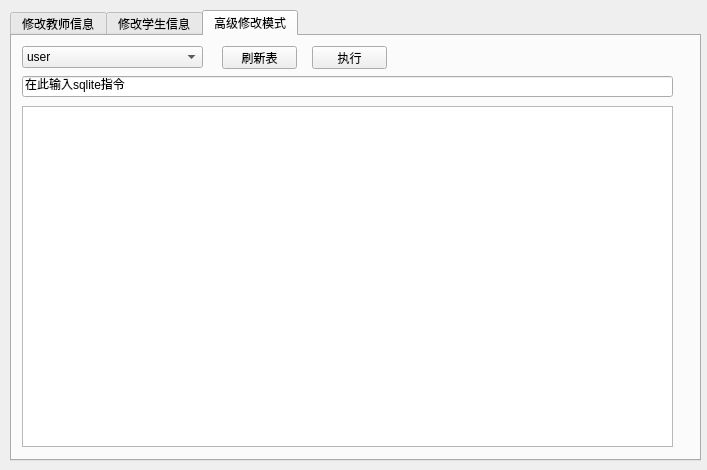
<?xml version="1.0" encoding="UTF-8"?>
<ui version="4.0">
 <class>AdminForm</class>
 <widget class="QDialog" name="AdminForm">
  <property name="geometry">
   <rect>
    <x>0</x>
    <y>0</y>
    <width>707</width>
    <height>470</height>
   </rect>
  </property>
  <property name="windowTitle">
   <string>管理员界面</string>
  </property>
  <widget class="QTabWidget" name="tabWidget">
   <property name="geometry">
    <rect>
     <x>10</x>
     <y>10</y>
     <width>691</width>
     <height>451</height>
    </rect>
   </property>
   <property name="currentIndex">
    <number>2</number>
   </property>
   <widget class="QWidget" name="tab">
    <attribute name="title">
     <string>修改教师信息</string>
    </attribute>
    <widget class="QTableView" name="infoTable">
     <property name="geometry">
      <rect>
       <x>10</x>
       <y>221</y>
       <width>311</width>
       <height>191</height>
      </rect>
     </property>
    </widget>
    <widget class="QTableView" name="relationTable">
     <property name="geometry">
      <rect>
       <x>330</x>
       <y>30</y>
       <width>341</width>
       <height>381</height>
      </rect>
     </property>
    </widget>
    <widget class="QLabel" name="label_6">
     <property name="geometry">
      <rect>
       <x>10</x>
       <y>200</y>
       <width>54</width>
       <height>12</height>
      </rect>
     </property>
     <property name="text">
      <string>教师信息</string>
     </property>
    </widget>
    <widget class="QLabel" name="label_7">
     <property name="geometry">
      <rect>
       <x>330</x>
       <y>10</y>
       <width>54</width>
       <height>12</height>
      </rect>
     </property>
     <property name="layoutDirection">
      <enum>Qt::LeftToRight</enum>
     </property>
     <property name="text">
      <string>执教关系</string>
     </property>
    </widget>
    <widget class="QLineEdit" name="classText">
     <property name="geometry">
      <rect>
       <x>60</x>
       <y>140</y>
       <width>111</width>
       <height>31</height>
      </rect>
     </property>
    </widget>
    <widget class="QLineEdit" name="nameText">
     <property name="geometry">
      <rect>
       <x>60</x>
       <y>60</y>
       <width>241</width>
       <height>31</height>
      </rect>
     </property>
    </widget>
    <widget class="QLabel" name="label_4">
     <property name="geometry">
      <rect>
       <x>20</x>
       <y>60</y>
       <width>31</width>
       <height>21</height>
      </rect>
     </property>
     <property name="text">
      <string>姓名</string>
     </property>
    </widget>
    <widget class="QLineEdit" name="idText">
     <property name="geometry">
      <rect>
       <x>60</x>
       <y>20</y>
       <width>241</width>
       <height>31</height>
      </rect>
     </property>
    </widget>
    <widget class="QLabel" name="label_8">
     <property name="geometry">
      <rect>
       <x>20</x>
       <y>140</y>
       <width>31</width>
       <height>21</height>
      </rect>
     </property>
     <property name="text">
      <string>班级</string>
     </property>
    </widget>
    <widget class="QLabel" name="label_3">
     <property name="geometry">
      <rect>
       <x>20</x>
       <y>20</y>
       <width>31</width>
       <height>21</height>
      </rect>
     </property>
     <property name="text">
      <string>工号</string>
     </property>
    </widget>
    <widget class="QLabel" name="label_5">
     <property name="geometry">
      <rect>
       <x>20</x>
       <y>100</y>
       <width>31</width>
       <height>21</height>
      </rect>
     </property>
     <property name="text">
      <string>科目</string>
     </property>
    </widget>
    <widget class="QLineEdit" name="subjectText">
     <property name="geometry">
      <rect>
       <x>60</x>
       <y>100</y>
       <width>241</width>
       <height>31</height>
      </rect>
     </property>
    </widget>
    <widget class="QPushButton" name="FindButton">
     <property name="geometry">
      <rect>
       <x>80</x>
       <y>180</y>
       <width>101</width>
       <height>31</height>
      </rect>
     </property>
     <property name="text">
      <string>查询</string>
     </property>
    </widget>
    <widget class="QPushButton" name="AddButton">
     <property name="geometry">
      <rect>
       <x>200</x>
       <y>180</y>
       <width>101</width>
       <height>31</height>
      </rect>
     </property>
     <property name="text">
      <string>新增</string>
     </property>
    </widget>
    <widget class="QComboBox" name="sexBox">
     <property name="geometry">
      <rect>
       <x>210</x>
       <y>140</y>
       <width>91</width>
       <height>31</height>
      </rect>
     </property>
     <item>
      <property name="text">
       <string/>
      </property>
     </item>
     <item>
      <property name="text">
       <string>男</string>
      </property>
     </item>
     <item>
      <property name="text">
       <string>女</string>
      </property>
     </item>
    </widget>
    <widget class="QLabel" name="label_9">
     <property name="geometry">
      <rect>
       <x>180</x>
       <y>140</y>
       <width>31</width>
       <height>21</height>
      </rect>
     </property>
     <property name="text">
      <string>性别</string>
     </property>
    </widget>
   </widget>
   <widget class="QWidget" name="tab_2">
    <attribute name="title">
     <string>修改学生信息</string>
    </attribute>
    <widget class="QGroupBox" name="Box2_1">
     <property name="geometry">
      <rect>
       <x>10</x>
       <y>10</y>
       <width>361</width>
       <height>131</height>
      </rect>
     </property>
     <property name="title">
      <string>根据学生信息查找或添加</string>
     </property>
     <property name="alignment">
      <set>Qt::AlignHCenter|Qt::AlignTop</set>
     </property>
     <property name="flat">
      <bool>false</bool>
     </property>
     <property name="checkable">
      <bool>false</bool>
     </property>
     <widget class="QLineEdit" name="idText_2">
      <property name="geometry">
       <rect>
        <x>20</x>
        <y>30</y>
        <width>261</width>
        <height>31</height>
       </rect>
      </property>
     </widget>
     <widget class="QLabel" name="label">
      <property name="geometry">
       <rect>
        <x>20</x>
        <y>10</y>
        <width>51</width>
        <height>21</height>
       </rect>
      </property>
      <property name="text">
       <string>学号</string>
      </property>
     </widget>
     <widget class="QLineEdit" name="nameText_2">
      <property name="geometry">
       <rect>
        <x>20</x>
        <y>80</y>
        <width>261</width>
        <height>31</height>
       </rect>
      </property>
      <property name="text">
       <string/>
      </property>
     </widget>
     <widget class="QLabel" name="label_2">
      <property name="geometry">
       <rect>
        <x>20</x>
        <y>60</y>
        <width>51</width>
        <height>21</height>
       </rect>
      </property>
      <property name="text">
       <string>姓名</string>
      </property>
     </widget>
     <widget class="QPushButton" name="FindButton_2">
      <property name="geometry">
       <rect>
        <x>290</x>
        <y>30</y>
        <width>51</width>
        <height>31</height>
       </rect>
      </property>
      <property name="text">
       <string>查找</string>
      </property>
     </widget>
     <widget class="QPushButton" name="AddButton_2">
      <property name="geometry">
       <rect>
        <x>290</x>
        <y>80</y>
        <width>51</width>
        <height>31</height>
       </rect>
      </property>
      <property name="text">
       <string>添加</string>
      </property>
     </widget>
    </widget>
    <widget class="QGroupBox" name="Box2_2">
     <property name="geometry">
      <rect>
       <x>390</x>
       <y>10</y>
       <width>271</width>
       <height>61</height>
      </rect>
     </property>
     <property name="title">
      <string>根据教师查找</string>
     </property>
     <widget class="QLineEdit" name="teacherText_2">
      <property name="geometry">
       <rect>
        <x>10</x>
        <y>20</y>
        <width>251</width>
        <height>31</height>
       </rect>
      </property>
     </widget>
    </widget>
    <widget class="QGroupBox" name="Box2_3">
     <property name="geometry">
      <rect>
       <x>390</x>
       <y>80</y>
       <width>271</width>
       <height>61</height>
      </rect>
     </property>
     <property name="title">
      <string>根据班级查找</string>
     </property>
     <widget class="QLineEdit" name="classText_2">
      <property name="geometry">
       <rect>
        <x>10</x>
        <y>20</y>
        <width>251</width>
        <height>31</height>
       </rect>
      </property>
     </widget>
    </widget>
    <widget class="QTableView" name="infoTable_2">
     <property name="geometry">
      <rect>
       <x>10</x>
       <y>150</y>
       <width>651</width>
       <height>261</height>
      </rect>
     </property>
    </widget>
   </widget>
   <widget class="QWidget" name="tab_3">
    <attribute name="title">
     <string>高级修改模式</string>
    </attribute>
    <widget class="QComboBox" name="comboBox">
     <property name="geometry">
      <rect>
       <x>10</x>
       <y>10</y>
       <width>181</width>
       <height>22</height>
      </rect>
     </property>
     <property name="currentText">
      <string>user</string>
     </property>
     <item>
      <property name="text">
       <string>user</string>
      </property>
     </item>
     <item>
      <property name="text">
       <string>info</string>
      </property>
     </item>
     <item>
      <property name="text">
       <string>score</string>
      </property>
     </item>
     <item>
      <property name="text">
       <string>teacher</string>
      </property>
     </item>
     <item>
      <property name="text">
       <string>relation</string>
      </property>
     </item>
     <item>
      <property name="text">
       <string>score_chinese</string>
      </property>
     </item>
     <item>
      <property name="text">
       <string>score_maths</string>
      </property>
     </item>
     <item>
      <property name="text">
       <string>score_english</string>
      </property>
     </item>
    </widget>
    <widget class="QPushButton" name="FreshButton">
     <property name="geometry">
      <rect>
       <x>210</x>
       <y>10</y>
       <width>75</width>
       <height>23</height>
      </rect>
     </property>
     <property name="text">
      <string>刷新表</string>
     </property>
    </widget>
    <widget class="QPushButton" name="DoButtom">
     <property name="geometry">
      <rect>
       <x>300</x>
       <y>10</y>
       <width>75</width>
       <height>23</height>
      </rect>
     </property>
     <property name="text">
      <string>执行</string>
     </property>
    </widget>
    <widget class="QTableView" name="tableView">
     <property name="geometry">
      <rect>
       <x>10</x>
       <y>70</y>
       <width>651</width>
       <height>341</height>
      </rect>
     </property>
     <property name="autoScrollMargin">
      <number>10</number>
     </property>
     <property name="editTriggers">
      <set>QAbstractItemView::AllEditTriggers</set>
     </property>
     <property name="sortingEnabled">
      <bool>true</bool>
     </property>
    </widget>
    <widget class="QLineEdit" name="SqlOrder">
     <property name="geometry">
      <rect>
       <x>10</x>
       <y>40</y>
       <width>651</width>
       <height>21</height>
      </rect>
     </property>
     <property name="text">
      <string>在此输入sqlite指令</string>
     </property>
    </widget>
   </widget>
  </widget>
 </widget>
 <resources/>
 <connections/>
</ui>
